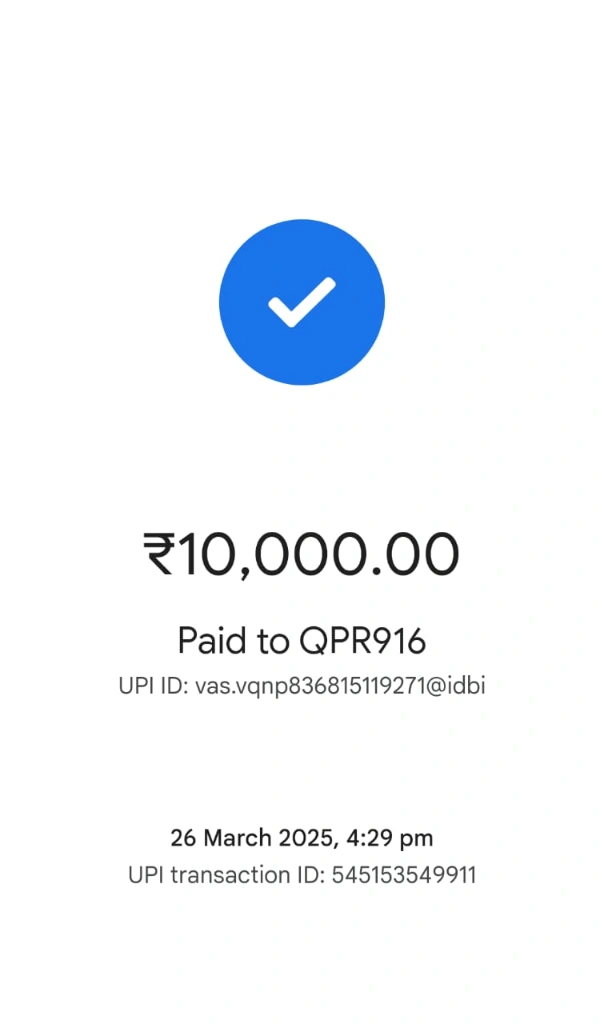
#> input picture test_images/TestPre001.jpg, 604 x 1024 px
$ python -i text_weight_detector.py   (imports and definitions only)
#> lines starting #> are read from the running program, lines starting #| are printed output that depends on the picture; after the words box and inside, x2 and y2 are one past the last pixel; in counts of white or black regions, pixels touching at a corner belong together
#> further down, picture is the input picture: shape (1024, 604, 3); mean B, G, R 250.4, 246.6, 243.6
import cv2
import numpy as np

def detect_text_weight(img):
    """
    Analyze text density to classify as thin, regular, bold, or dot_matrix
    """
    gray = cv2.cvtColor(img, cv2.COLOR_BGR2GRAY)
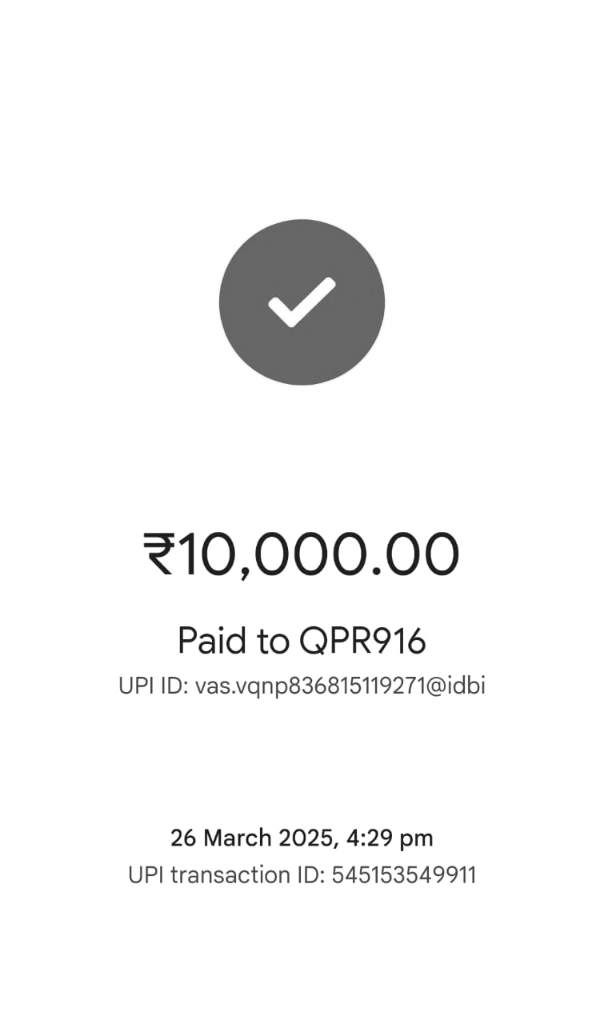
#> gray: shape (1024, 604); min 8, max 255, mean 246.1

    #Step 1 : Binarize the image
    _, binary = cv2.threshold(gray, 0, 255, cv2.THRESH_BINARY_INV + cv2.THRESH_OTSU)
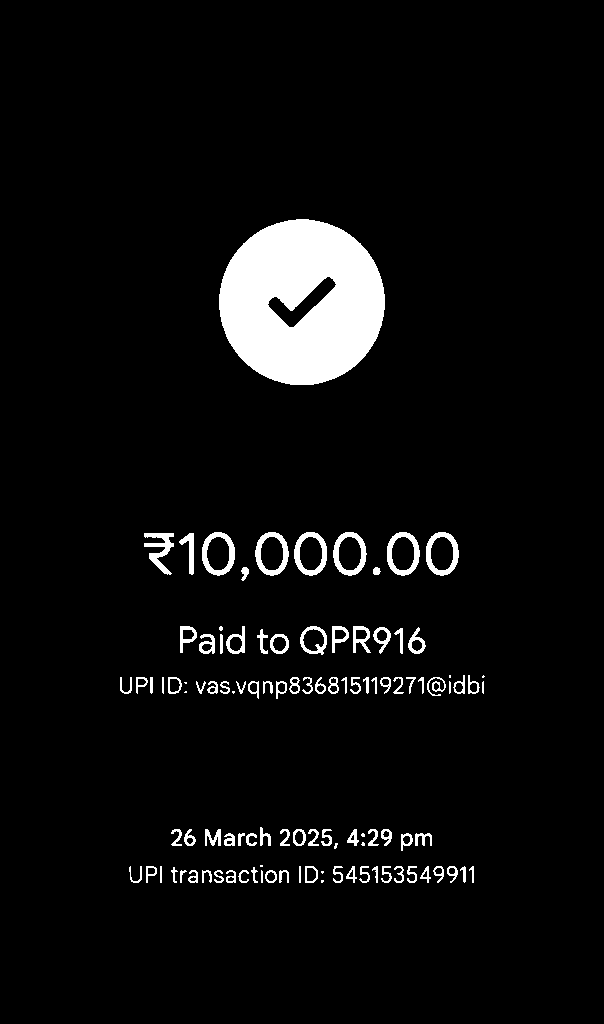
#> binary: shape (1024, 604); 5.2% white; 108 white regions (12 under 20 px), largest, box (x1, y1, x2, y2) and area: (219, 219, 385, 385) 20540, (202, 532, 235, 576) 574, (255, 532, 289, 576) 571

    #step 2 : Morph opening to reduce noise
    kernel = cv2.getStructuringElement(cv2.MORPH_RECT, (2,2))
    binary = cv2.morphologyEx(binary, cv2.MORPH_OPEN, kernel)
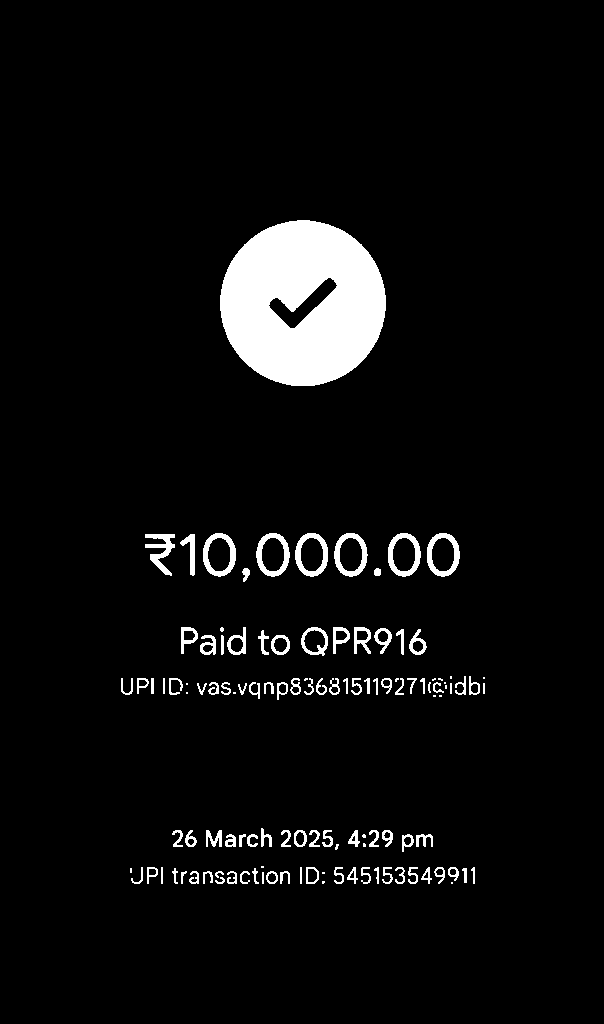
#> binary: shape (1024, 604); 5.2% white; 120 white regions (22 under 20 px)

    # Step 3 Contour Analysis
    contours, _ =cv2.findContours(binary, cv2.RETR_EXTERNAL, cv2.CHAIN_APPROX_SIMPLE)
#> contours = 120 contours, 32 with area under 20; largest, box (x1, y1, x2, y2) and area: (220, 220, 386, 386) 21358, (256, 533, 290, 577) 1111, (334, 533, 368, 577) 1110, (427, 533, 460, 577) 1108, (203, 533, 236, 577) 1108

    density_list = []

    for cnt in contours:
        x, y, w, h = cv2.boundingRect(cnt)
        if w < 5 or h < 5 : #skip tiny noise
            continue
        roi = binary[y:y+h, x:x+w]
        area = w * h
        text_pixels = cv2.countNonZero(roi)
        density = text_pixels / area
        density_list.append(density)
#> this loop made 120 passes
#> (x, y, w, h, area, text_pixels, density) on passes 3, 6, 7, 8, 9, 10, 11, 12, 13, 14, 15, 16: (215, 877, 10, 7, 70, 36, 0.514), (280, 871, 10, 13, 130, 67, 0.515), (266, 871, 12, 13, 156, 71, 0.455), (240, 871, 10, 13, 130, 55, 0.423), (227, 871, 10, 13, 130, 72, 0.554), (215, 871, 9, 7, 63, 32, 0.508), (203, 871, 10, 13, 130, 61, 0.469), (189, 871, 10, 13, 130, 72, 0.554), (181, 871, 6, 13, 78, 35, 0.449), (462, 868, 5, 15, 75, 50, 0.667), (252, 868, 7, 16, 112, 47, 0.42), (172, 868, 6, 16, 96, 44, 0.458)
#> (cnt, x, y, w, h) on passes 1, 4, 5, 17, 30, 31: ([[451, 882], [451, 883], [452, 883], [452, 882]], 451, 882, 2, 2), ([[322, 872], [322, 873], [324, 873], [324, 872]], 322, 872, 3, 2), ([[262, 872], [262, 883], [263, 883], [263, 872]], 262, 872, 2, 12), ([[130, 868], [130, 872], [131, 872], [131, 868]], 130, 868, 2, 5), ([[300, 867], [300, 883], [301, 883], [301, 867]], 300, 867, 2, 17), ([[161, 867], [161, 883], [162, 883], [162, 867]], 161, 867, 2, 17)
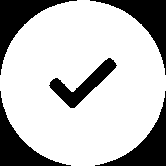
#> roi: shape (166, 166); 74.5% white; 5 black regions, box (x1, y1, x2, y2) and area: (0, 0, 77, 75) 1517, (90, 0, 166, 75) 1516, (95, 91, 166, 166) 1466, (0, 91, 71, 166) 1464, (49, 58, 117, 108) 1053
#> after the loop, density_list = 88 values, max 0.875 at index 77, min 0.294 at index 24, mean 0.467

    if not density_list:
        return "unknown"

    avg_density = np.mean(density_list)
#> avg_density = 0.467

    # Step 4 Heuristics-based classification

    if avg_density < 0.18:
        return "dot_matrix"
    elif avg_density < 0.32:
        return "thin"
    elif avg_density < 0.50:
        return "regular"
    else:
        return "bold"

>>> import cv2
>>> picture = cv2.imread('test_images/TestPre001.jpg')
>>> result = detect_text_weight(picture)
#> result = 'regular'
